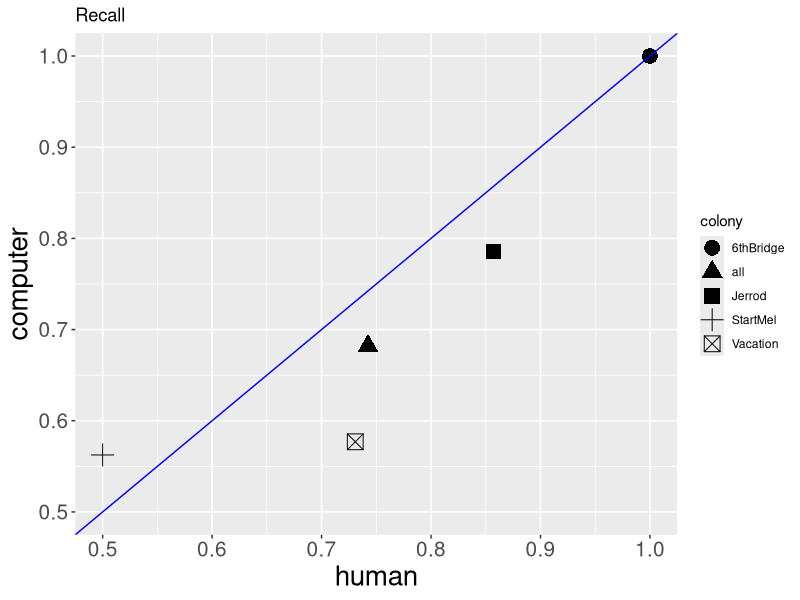

Write R code to recreate this figure.
library(dplyr)
library(ggplot2)

# Combine observer records with field nest records
obs_data = read.csv("exp-field-nest-eval_072423.csv")
field_data = read.csv("field_nest_sample_locations.csv")
field_data = field_data |> filter(year == 2022)
field_data = field_data |> filter(site != "CypressCity")

obs_data$nest_id = paste(obs_data$year,"_",obs_data$colony,
                         "_",obs_data$sample_id, sep="")
obs_data = obs_data %>% filter(colony != "Joule")
field_data$nest_id = paste(field_data$year,"_",field_data$site,
                         "_",field_data$sample_id, sep="")

field_bycolony = field_data |> count(site)
obs_bycolony = obs_data |> count(colony)
merge_obs = inner_join(obs_data, field_data)


# Filter out the random bird records and uncertain human assessments
field_nests = merge_obs %>% filter(real_nest == "yes") |> mutate(real_nest = "T") |>
  filter(human_detect != "U")

calc_humanrecall = function(data, detect_col, ref_col, detect_type){
  
  n_refnests = sum(data[[ref_col]] == "T") # reference column. Either field nests or human detects
  n_Udetects = sum(data[[detect_col]] == "U") # uncertain code in test detection
  test_detections = sum(data[[detect_col]] == "T") # test detections
  test_recall = test_detections/(n_refnests - n_Udetects) # recall where U excluded 
  test_recall_wU = test_detections/(n_refnests) # recall with U counted as a fail
  results = data.frame(detect_type, n_refnests, n_Udetects, test_detections, test_recall, test_recall_wU)
  
  return(results)
}

recall_results = calc_humanrecall(field_nests, "human_detect", "real_nest", "human-real")
  
recall_results = rbind(recall_results, calc_humanrecall(field_nests,
                                                          "AI_nest", 
                                                          "real_nest", 
                                                          "computer-real"))
recall_results = rbind(recall_results, calc_humanrecall(field_nests,
                                                          "AI_nest", 
                                                          "human_detect", 
                                                          "computer-human"))

detections_colony = field_nests %>% group_by(colony) %>% 
  summarise(total=length(year), human_U = sum(human_detect == "U"), human=sum(human_detect=="T"),
            computer=sum(AI_nest=="T"))

total_counts = field_nests %>%  summarise(colony = "all", 
                                          total=sum(real_nest == "T"), 
                                          human_U = sum(human_detect == "U"), 
                                          human=sum(human_detect=="T"), 
                                          computer=sum(AI_nest=="T"))
detections_colony = bind_rows(detections_colony, total_counts)

detections_colony = detections_colony |> mutate(human_recall = human/(total - human_U),
                                                computer_recall = computer/total,
                                                comp_human_compare = computer/human)

total_nests=sum(detections_colony$total)

ggplot(detections_colony, aes(x=human_recall, y=computer_recall)) +
  geom_point(aes(shape = colony), size = 5) + xlim(0.5,1) + ylim(0.5,1) +
  theme(axis.title = element_text(size = 20), axis.text = element_text(size= 15)) +
  geom_abline(intercept=0, slope = 1, color="blue") +
  xlab("human") + ylab("computer") +
  ggtitle("Recall")
# recall
#combined records for all ground monitored nests
write.csv(field_nests, "field__nest_records.csv")

# records of nests where human and AI disagreed
disagreedTF = field_nests |> filter(human_detect =="T" & AI_nest == "FALSE")
disagreedFT = field_nests |> filter(human_detect =="F" & AI_nest == "TRUE")
uncertain = field_nests |> filter(human_detect =="U")
